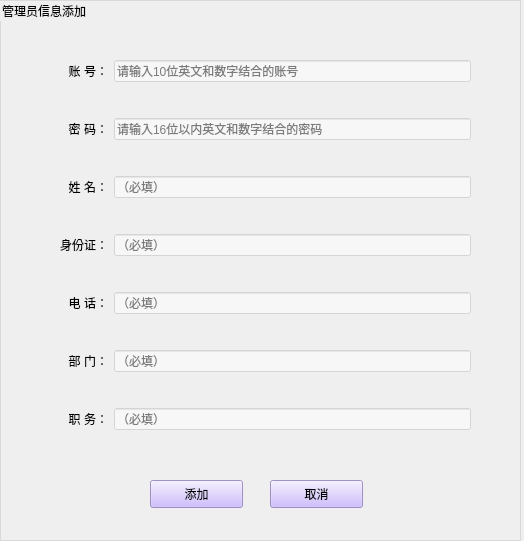
<?xml version="1.0" encoding="UTF-8"?>
<ui version="4.0">
 <class>Form</class>
 <widget class="QWidget" name="Form">
  <property name="geometry">
   <rect>
    <x>0</x>
    <y>0</y>
    <width>524</width>
    <height>541</height>
   </rect>
  </property>
  <property name="minimumSize">
   <size>
    <width>524</width>
    <height>541</height>
   </size>
  </property>
  <property name="maximumSize">
   <size>
    <width>524</width>
    <height>541</height>
   </size>
  </property>
  <property name="windowTitle">
   <string>Form</string>
  </property>
  <property name="styleSheet">
   <string notr="true"/>
  </property>
  <widget class="QGroupBox" name="groupBox">
   <property name="geometry">
    <rect>
     <x>0</x>
     <y>0</y>
     <width>521</width>
     <height>541</height>
    </rect>
   </property>
   <property name="styleSheet">
    <string notr="true">QGroupBox {
border:1px solid rgb(217, 217, 217);
}</string>
   </property>
   <property name="title">
    <string>管理员信息添加</string>
   </property>
   <widget class="QPushButton" name="btn_add">
    <property name="geometry">
     <rect>
      <x>150</x>
      <y>480</y>
      <width>93</width>
      <height>28</height>
     </rect>
    </property>
    <property name="styleSheet">
     <string notr="true">background-color: rgb(194, 170, 255,200);
</string>
    </property>
    <property name="text">
     <string>添加</string>
    </property>
   </widget>
   <widget class="QPushButton" name="btn_cencel">
    <property name="geometry">
     <rect>
      <x>270</x>
      <y>480</y>
      <width>93</width>
      <height>28</height>
     </rect>
    </property>
    <property name="styleSheet">
     <string notr="true">background-color: rgb(194, 170, 255,200);
</string>
    </property>
    <property name="text">
     <string>取消</string>
    </property>
   </widget>
   <widget class="QWidget" name="layoutWidget">
    <property name="geometry">
     <rect>
      <x>60</x>
      <y>30</y>
      <width>411</width>
      <height>431</height>
     </rect>
    </property>
    <layout class="QGridLayout" name="gridLayout">
     <item row="0" column="0">
      <widget class="QLabel" name="label_3">
       <property name="text">
        <string>&lt;html&gt;&lt;head/&gt;&lt;body&gt;&lt;p align=&quot;right&quot;&gt;账 号：&lt;/p&gt;&lt;/body&gt;&lt;/html&gt;</string>
       </property>
       <property name="buddy">
        <cstring>lineEdit_id</cstring>
       </property>
      </widget>
     </item>
     <item row="0" column="1">
      <widget class="QLineEdit" name="lineEdit_id">
       <property name="font">
        <font>
         <italic>false</italic>
        </font>
       </property>
       <property name="tabletTracking">
        <bool>false</bool>
       </property>
       <property name="styleSheet">
        <string notr="true">background-color: rgb(255, 255, 255,120);</string>
       </property>
       <property name="text">
        <string/>
       </property>
       <property name="placeholderText">
        <string>请输入10位英文和数字结合的账号</string>
       </property>
      </widget>
     </item>
     <item row="1" column="0">
      <widget class="QLabel" name="label_2">
       <property name="text">
        <string>&lt;html&gt;&lt;head/&gt;&lt;body&gt;&lt;p align=&quot;right&quot;&gt;密 码：&lt;/p&gt;&lt;/body&gt;&lt;/html&gt;</string>
       </property>
       <property name="buddy">
        <cstring>lineEdit_psw</cstring>
       </property>
      </widget>
     </item>
     <item row="1" column="1">
      <widget class="QLineEdit" name="lineEdit_psw">
       <property name="styleSheet">
        <string notr="true">background-color: rgb(255, 255, 255,120);</string>
       </property>
       <property name="placeholderText">
        <string>请输入16位以内英文和数字结合的密码</string>
       </property>
      </widget>
     </item>
     <item row="2" column="0">
      <widget class="QLabel" name="label">
       <property name="text">
        <string>&lt;html&gt;&lt;head/&gt;&lt;body&gt;&lt;p align=&quot;right&quot;&gt;姓 名：&lt;/p&gt;&lt;/body&gt;&lt;/html&gt;</string>
       </property>
       <property name="buddy">
        <cstring>lineEdit_name</cstring>
       </property>
      </widget>
     </item>
     <item row="2" column="1">
      <widget class="QLineEdit" name="lineEdit_name">
       <property name="styleSheet">
        <string notr="true">background-color: rgb(255, 255, 255,120);</string>
       </property>
       <property name="placeholderText">
        <string>（必填）</string>
       </property>
      </widget>
     </item>
     <item row="3" column="0">
      <widget class="QLabel" name="label_4">
       <property name="text">
        <string>&lt;html&gt;&lt;head/&gt;&lt;body&gt;&lt;p align=&quot;right&quot;&gt;身份证：&lt;/p&gt;&lt;/body&gt;&lt;/html&gt;</string>
       </property>
       <property name="buddy">
        <cstring>lineEdit_number</cstring>
       </property>
      </widget>
     </item>
     <item row="3" column="1">
      <widget class="QLineEdit" name="lineEdit_number">
       <property name="styleSheet">
        <string notr="true">background-color: rgb(255, 255, 255,120);</string>
       </property>
       <property name="placeholderText">
        <string>（必填）</string>
       </property>
      </widget>
     </item>
     <item row="4" column="0">
      <widget class="QLabel" name="label_7">
       <property name="text">
        <string>&lt;html&gt;&lt;head/&gt;&lt;body&gt;&lt;p align=&quot;right&quot;&gt;电 话：&lt;/p&gt;&lt;/body&gt;&lt;/html&gt;</string>
       </property>
       <property name="buddy">
        <cstring>lineEdit_phone</cstring>
       </property>
      </widget>
     </item>
     <item row="4" column="1">
      <widget class="QLineEdit" name="lineEdit_phone">
       <property name="styleSheet">
        <string notr="true">background-color: rgb(255, 255, 255,120);</string>
       </property>
       <property name="placeholderText">
        <string>（必填）</string>
       </property>
      </widget>
     </item>
     <item row="5" column="0">
      <widget class="QLabel" name="label_5">
       <property name="text">
        <string>&lt;html&gt;&lt;head/&gt;&lt;body&gt;&lt;p align=&quot;right&quot;&gt;部 门：&lt;/p&gt;&lt;/body&gt;&lt;/html&gt;</string>
       </property>
       <property name="buddy">
        <cstring>lineEdit_section</cstring>
       </property>
      </widget>
     </item>
     <item row="5" column="1">
      <widget class="QLineEdit" name="lineEdit_section">
       <property name="styleSheet">
        <string notr="true">background-color: rgb(255, 255, 255,120);</string>
       </property>
       <property name="placeholderText">
        <string>（必填）</string>
       </property>
      </widget>
     </item>
     <item row="6" column="0">
      <widget class="QLabel" name="label_6">
       <property name="text">
        <string>&lt;html&gt;&lt;head/&gt;&lt;body&gt;&lt;p align=&quot;right&quot;&gt;职 务：&lt;/p&gt;&lt;/body&gt;&lt;/html&gt;</string>
       </property>
       <property name="buddy">
        <cstring>lineEdit_position</cstring>
       </property>
      </widget>
     </item>
     <item row="6" column="1">
      <widget class="QLineEdit" name="lineEdit_position">
       <property name="styleSheet">
        <string notr="true">background-color: rgb(255, 255, 255,120);</string>
       </property>
       <property name="placeholderText">
        <string>（必填）</string>
       </property>
      </widget>
     </item>
    </layout>
   </widget>
  </widget>
 </widget>
 <tabstops>
  <tabstop>lineEdit_id</tabstop>
  <tabstop>lineEdit_psw</tabstop>
  <tabstop>lineEdit_name</tabstop>
  <tabstop>lineEdit_number</tabstop>
  <tabstop>lineEdit_phone</tabstop>
  <tabstop>lineEdit_section</tabstop>
  <tabstop>lineEdit_position</tabstop>
  <tabstop>btn_add</tabstop>
  <tabstop>btn_cencel</tabstop>
 </tabstops>
 <resources/>
 <connections/>
</ui>
